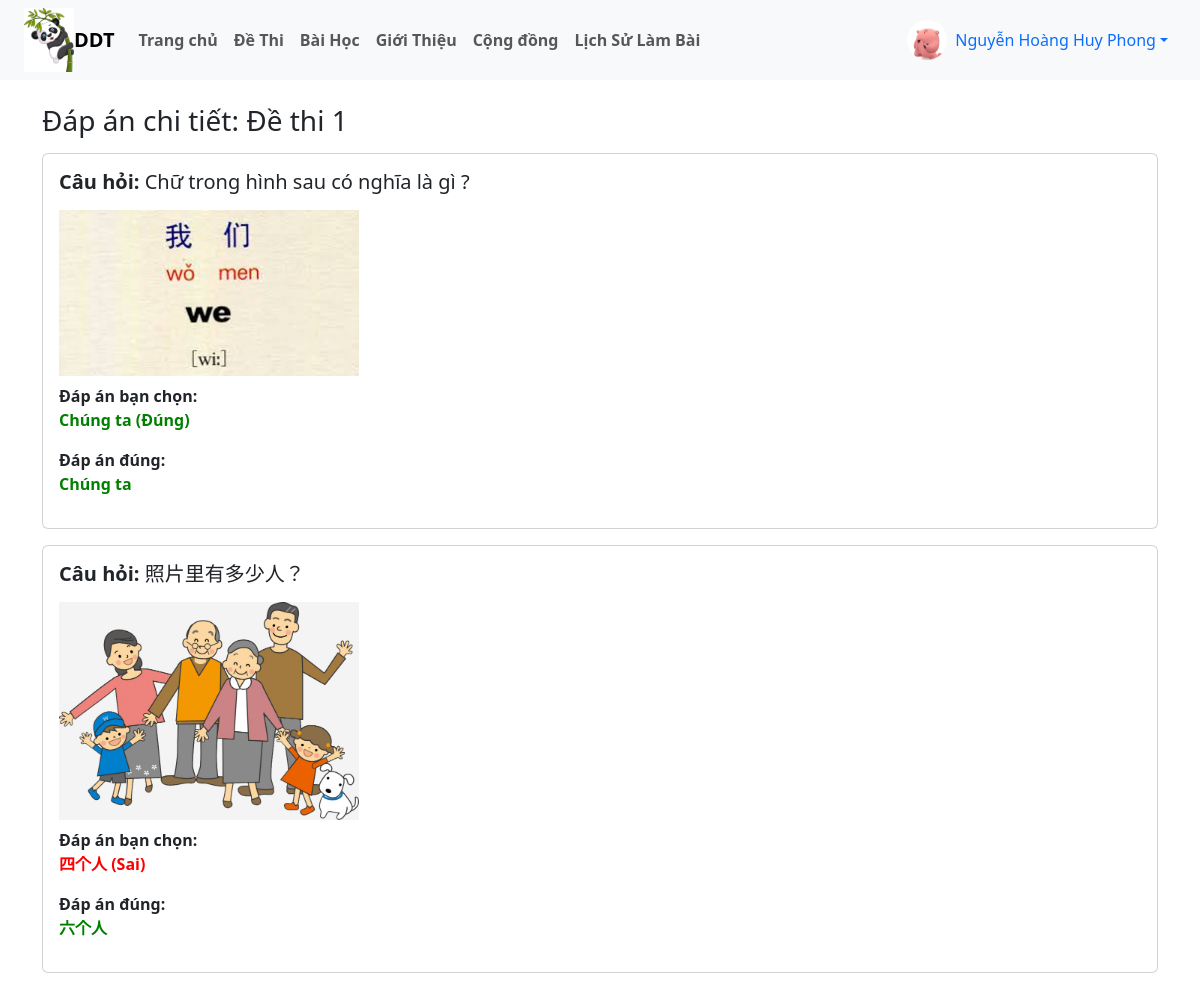
Page /user/xem_dap_an.php?id_kq=KQ1 (signed in) on the earlier database version.
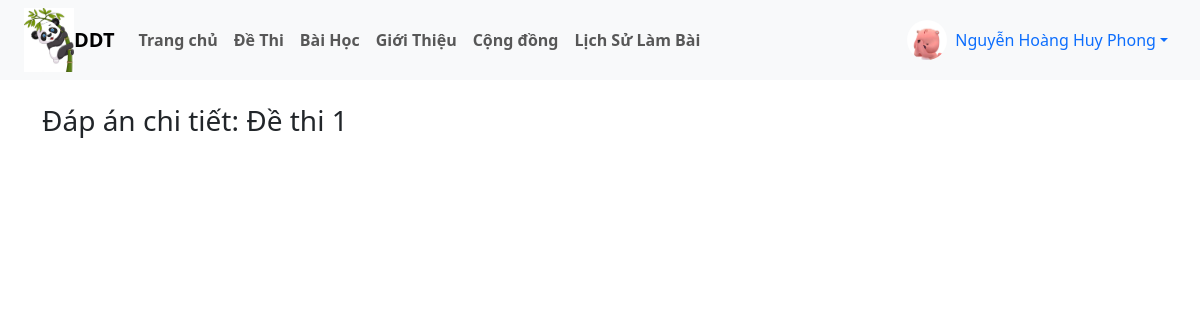
Same page on the later database version.
### tables this page shows
CREATE TABLE `ket_qua_thi` (
  `id` varchar(10) NOT NULL,
  `id_nguoi_dung` varchar(10) NOT NULL,
  `id_de_thi` varchar(10) NOT NULL,
  `diem_so` float DEFAULT NULL,
  `thoi_gian_nop` datetime DEFAULT current_timestamp(),
  `thoi_gian_bat_dau` datetime NOT NULL DEFAULT current_timestamp()
);

CREATE TABLE `de_thi` (
  `id` varchar(10) NOT NULL,
  `id_danh_muc` int(11) DEFAULT NULL,
  `ten_de_thi` varchar(255) NOT NULL,
  `mo_ta` text DEFAULT NULL,
  `thoi_gian` int(11) DEFAULT NULL,
  `id_bai_hoc` varchar(10) DEFAULT NULL,
  `thang_diem` int(11) DEFAULT 10,
  `ngay_tao` datetime DEFAULT current_timestamp()
);

CREATE TABLE `ket_qua_chi_tiet` (
  `id` int(11) NOT NULL,
  `id_ket_qua` varchar(10) NOT NULL,
  `id_cau_hoi` varchar(10) NOT NULL,
  `id_lua_chon` varchar(10) DEFAULT NULL
);

CREATE TABLE `cau_hoi` (
  `id` varchar(10) NOT NULL,
  `id_de_thi` varchar(10) NOT NULL,
  `noi_dung` text NOT NULL,
  `hinh_anh` varchar(255) DEFAULT NULL,
  `muc_do` varchar(20) DEFAULT NULL
);

CREATE TABLE `lua_chon` (
  `id` varchar(10) NOT NULL,
  `id_cau_hoi` varchar(10) NOT NULL,
  `noi_dung` text NOT NULL,
  `dung_sai` tinyint(1) DEFAULT 0
);

### user/xem_dap_an.php (the view, shortened to what this page needs)
<?php
include("./header.php");
$id_kq = $_GET['id_kq'];
$sql = "
    SELECT kq.id_de_thi, dt.ten_de_thi
    FROM ket_qua_thi kq
    JOIN de_thi dt ON kq.id_de_thi = dt.id
    WHERE kq.id = '$id_kq'
";
$info = mysqli_fetch_assoc(mysqli_query($dbc, $sql));
$sql_ct = "
    SELECT
    ch.id AS id_cau_hoi,
    ch.noi_dung AS cau_hoi,
    ch.hinh_anh,
    kqct.id_lua_chon AS lua_chon_user,
    lc_user.noi_dung AS nd_user,
    lc_user.dung_sai AS user_dung_sai,
    lc_dung.id AS id_lc_dung,
    lc_dung.noi_dung AS nd_dung
FROM ket_qua_chi_tiet kqct
JOIN cau_hoi ch ON kqct.id_cau_hoi = ch.id
LEFT JOIN lua_chon lc_user ON kqct.id_lua_chon = lc_user.id
JOIN lua_chon lc_dung ON lc_dung.id_cau_hoi = ch.id AND lc_dung.dung_sai = 1
WHERE kqct.id_ket_qua = '$id_kq'
ORDER BY ch.id
";
$result = mysqli_query($dbc, $sql_ct);
?>
<div class="container my-4">
    <h3>Đáp án chi tiết: <?= $info['ten_de_thi'] ?></h3>
    <?php while ($row = mysqli_fetch_assoc($result)) { ?>
    <div class="card p-3 my-3">
        <h5><strong>Câu hỏi:</strong> <?= $row['cau_hoi'] ?></h5>
        <?php if (!empty($row['hinh_anh'])) { ?>
        <img src="./image_user/<?= $row['hinh_anh'] ?>" alt="Hình câu hỏi" style="max-width:300px;" class=" my-2">
        <?php } ?>
        <p>
            <strong>Đáp án bạn chọn:</strong><br>
            <?php if ($row['lua_chon_user'] === null) { ?>
            <span style="color: orange; font-weight:bold;">
                Chưa chọn đáp án
            </span>
            <?php } else if ($row['user_dung_sai'] == 1) { ?>
            <span style="color: green; font-weight:bold;">
                <?= $row['nd_user'] ?> (Đúng)
            </span>
            <?php } else { ?>
            <span style="color: red; font-weight:bold;">
                <?= $row['nd_user'] ?> (Sai)
            </span>
            <?php } ?>
        </p>
        <p>
            <strong>Đáp án đúng:</strong><br>
            <span style="color: green; font-weight:bold;">
                <?= $row['nd_dung'] ?>
            </span>
        </p>
    </div>
    <?php } ?>
</div>

### user/header.php (shortened to what this page needs)
<!DOCTYPE html>
<html lang="vi">
<head>
    <link href="https://cdn.jsdelivr.net/npm/bootstrap@5.3.8/dist/css/bootstrap.min.css" rel="stylesheet"
>
    <link href="https://cdn.jsdelivr.net/npm/bootstrap-icons/font/bootstrap-icons.css" rel="stylesheet">
</head>
<body>
    <nav class="navbar navbar-expand-lg navbar-light bg-light px-4">
        <img src="../app/image/hinh-gau-truc-chibi-cute_082047594.jpg" alt="Gấu trúc cute" style="width: 50px;">
        <a class="navbar-brand fw-bold" href="./index.php">DDT</a>
        <div class="collapse navbar-collapse" id="navbarNav">
            <?php $current_page = basename($_SERVER['PHP_SELF']); ?>
            <ul class="navbar-nav me-auto mb-2 mb-lg-0 fw-bold">
                <li class="nav-item">
                    <a class="nav-link <?= ($current_page == 'index.php') ? 'active' : '' ?>" href="./index.php">Trang
                        chủ</a>
                </li>
                <li class="nav-item">
                    <a class="nav-link <?= ($current_page == 'de_thi.php') ? 'active' : '' ?>" href="./de_thi.php">Đề
                        Thi</a>
                </li>
                <li class="nav-item">
                    <a class="nav-link <?= ($current_page == 'bai_hoc.php') ? 'active' : '' ?>" href="./bai_hoc.php">Bài
                        Học</a>
                </li>
                <li class="nav-item">
                    <a class="nav-link <?= ($current_page == 'gioi_thieu.php') ? 'active' : '' ?>"
                        href="./gioi_thieu.php">Giới
                        Thiệu</a>
                </li>
                <li class="nav-item">
                    <a class="nav-link <?= ($current_page == 'cong_dong.php') ? 'active' : '' ?>"
                        href="./cong_dong.php">Cộng
                        đồng</a>
                </li>
                <li class="nav-item">
                    <a class="nav-link <?= ($current_page == 'lich_su_lam_bai.php') ? 'active' : '' ?>"
                        href="./lich_su_lam_bai.php">Lịch Sử Làm Bài</a>
                </li>
            </ul>
            <div class="d-flex align-items-center">
                <?php if (isset($_SESSION['user_id'])): ?>
                <div class="dropdown">
                    <a href="#" class="d-flex align-items-center text-decoration-none dropdown-toggle ms-2 me-2"
                        id="userDropdown" data-bs-toggle="dropdown">
                        <?php $anh_avatar =  $_SESSION['anh_dai_dien'] ?? 'default.png'; ?>
                        <img src="./image_user/<?php echo $anh_avatar ?>" alt="Ảnh đại diện" class="rounded-circle me-2"
                            style="width: 40px; height: 40px; object-fit: cover;">
                        <span><?php echo $_SESSION['ho_ten']; ?></span>
                    </a>
                </div>
                <?php else: ?>
                <a href="./login.php"><button class="btn btn-outline-primary me-2">Đăng nhập</button></a>
                <a href="./register.php"><button class="btn btn-primary">Đăng ký</button></a>
                <?php endif; ?>
            </div>
        </div>
    </nav>
</body>
</html>

### user/header.php (style rules this page uses)
.nav-link { transition: background-color 0.3s ease, color 0.3s ease; }

Differences in the rows shown:
removed ket_qua_chi_tiet: id_cau_hoi.noi_dung "Chữ trong hình sau có nghĩa là gì ?", id_cau_hoi.hinh_anh (picture), id_lua_chon.noi_dung "Chúng ta"
removed ket_qua_chi_tiet: id_cau_hoi.noi_dung "照片里有多少人？", id_cau_hoi.hinh_anh (picture), id_lua_chon.noi_dung "四个人", lua_chon.noi_dung "六个人"
